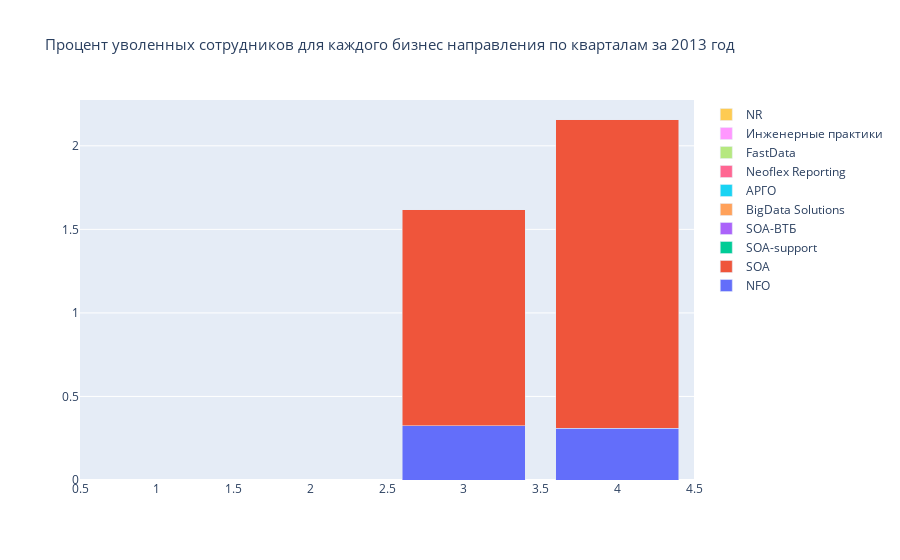
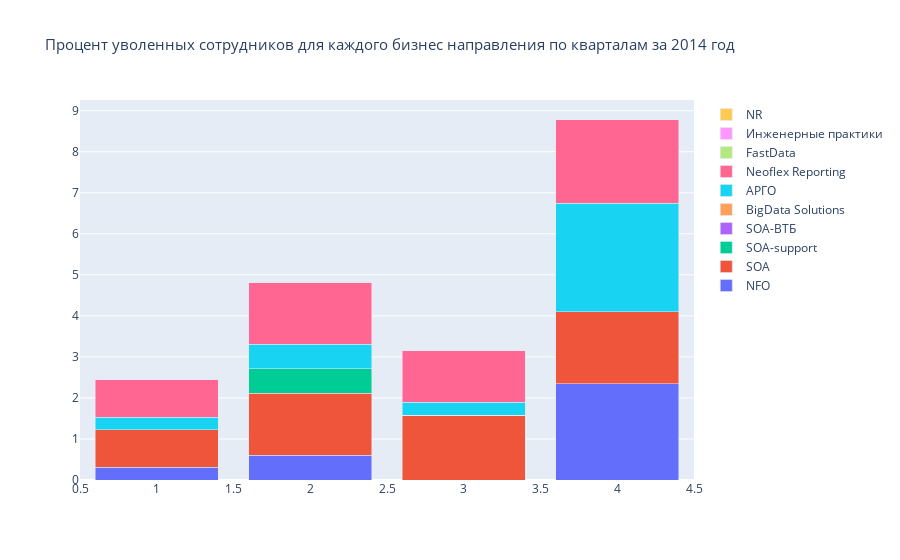
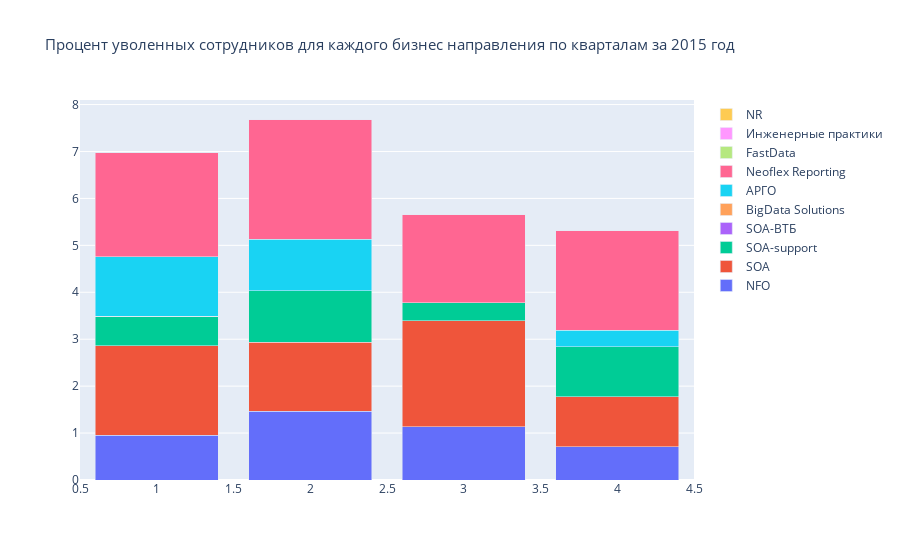
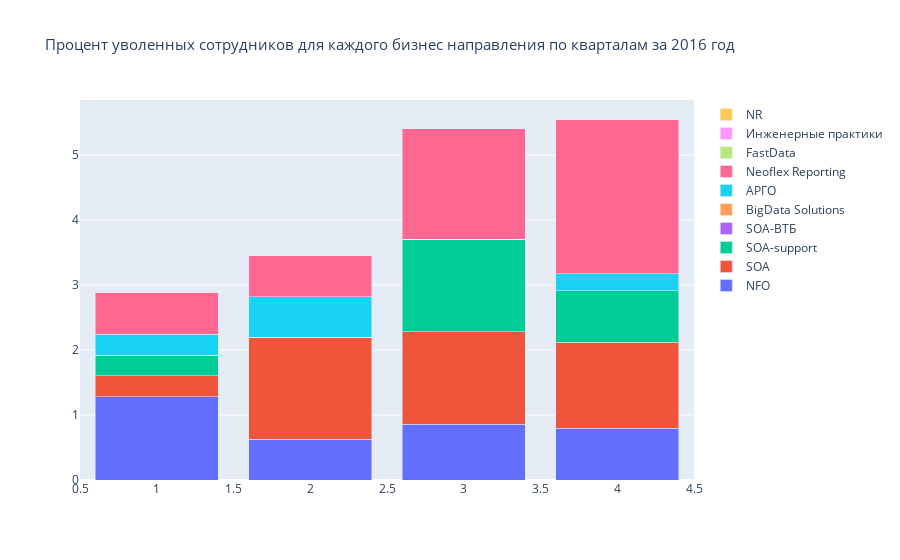

The notebook cell saved with these charts, in order:
### Code cell
for i in np.arange(2013,2022,1):
    #Создаю накопительную гистограмму
    fig = go.Figure()
    for direction in df['БН'].value_counts().index[0:10]:
        fig.add_trace(go.Bar(x = [1,2,3,4], y = func(df, 'БН', direction, i), name=str(direction)))
    
    
    fig.update_layout(title_text="Процент уволенных сотрудников для каждого бизнес направления по кварталам за " +str(i) + ' год',
                  title_font_size=15, barmode='stack')

    fig.show()

### Figure 1 — Plotly figure (JSON) as saved in the notebook; plotly's stock layout.template omitted (floating-point values rounded to 4 significant figures)
{"data": [{"name": "NFO", "type": "bar", "x": [1, 2, 3, 4], "y": [0, 0, 0.3236, 0.3086]}, {"name": "SOA", "type": "bar", "x": [1, 2, 3, 4], "y": [0, 0, 1.294, 1.852]}, {"name": "SOA-support", "type": "bar", "x": [1, 2, 3, 4], "y": [0, 0, 0, 0]}, {"name": "SOA-ВТБ", "type": "bar", "x": [1, 2, 3, 4], "y": [0, 0, 0, 0]}, {"name": "BigData Solutions", "type": "bar", "x": [1, 2, 3, 4], "y": [0, 0, 0, 0]}, {"name": "АРГО", "type": "bar", "x": [1, 2, 3, 4], "y": [0, 0, 0, 0]}, {"name": "Neoflex Reporting", "type": "bar", "x": [1, 2, 3, 4], "y": [0, 0, 0, 0]}, {"name": "FastData", "type": "bar", "x": [1, 2, 3, 4], "y": [0, 0, 0, 0]}, {"name": "Инженерные практики", "type": "bar", "x": [1, 2, 3, 4], "y": [0, 0, 0, 0]}, {"name": "NR", "type": "bar", "x": [1, 2, 3, 4], "y": [0, 0, 0, 0]}], "layout": {"barmode": "stack", "title": {"font": {"size": 15}, "text": "Процент уволенных сотрудников для каждого бизнес направления по кварталам за 2013 год"}}}

### Figure 2 — Plotly figure (JSON) as saved in the notebook; plotly's stock layout.template omitted (floating-point values rounded to 4 significant figures)
{"data": [{"name": "NFO", "type": "bar", "x": [1, 2, 3, 4], "y": [0.3067, 0.6024, 0, 2.346]}, {"name": "SOA", "type": "bar", "x": [1, 2, 3, 4], "y": [0.9202, 1.506, 1.577, 1.76]}, {"name": "SOA-support", "type": "bar", "x": [1, 2, 3, 4], "y": [0, 0.6024, 0, 0]}, {"name": "SOA-ВТБ", "type": "bar", "x": [1, 2, 3, 4], "y": [0, 0, 0, 0]}, {"name": "BigData Solutions", "type": "bar", "x": [1, 2, 3, 4], "y": [0, 0, 0, 0]}, {"name": "АРГО", "type": "bar", "x": [1, 2, 3, 4], "y": [0.3067, 0.6024, 0.3155, 2.639]}, {"name": "Neoflex Reporting", "type": "bar", "x": [1, 2, 3, 4], "y": [0.9202, 1.506, 1.262, 2.053]}, {"name": "FastData", "type": "bar", "x": [1, 2, 3, 4], "y": [0, 0, 0, 0]}, {"name": "Инженерные практики", "type": "bar", "x": [1, 2, 3, 4], "y": [0, 0, 0, 0]}, {"name": "NR", "type": "bar", "x": [1, 2, 3, 4], "y": [0, 0, 0, 0]}], "layout": {"barmode": "stack", "title": {"font": {"size": 15}, "text": "Процент уволенных сотрудников для каждого бизнес направления по кварталам за 2014 год"}}}

### Figure 3 — Plotly figure (JSON) as saved in the notebook; plotly's stock layout.template omitted (floating-point values rounded to 4 significant figures)
{"data": [{"name": "NFO", "type": "bar", "x": [1, 2, 3, 4], "y": [0.9524, 1.465, 1.132, 0.7092]}, {"name": "SOA", "type": "bar", "x": [1, 2, 3, 4], "y": [1.905, 1.465, 2.264, 1.064]}, {"name": "SOA-support", "type": "bar", "x": [1, 2, 3, 4], "y": [0.6349, 1.099, 0.3774, 1.064]}, {"name": "SOA-ВТБ", "type": "bar", "x": [1, 2, 3, 4], "y": [0, 0, 0, 0]}, {"name": "BigData Solutions", "type": "bar", "x": [1, 2, 3, 4], "y": [0, 0, 0, 0]}, {"name": "АРГО", "type": "bar", "x": [1, 2, 3, 4], "y": [1.27, 1.099, 0, 0.3546]}, {"name": "Neoflex Reporting", "type": "bar", "x": [1, 2, 3, 4], "y": [2.222, 2.564, 1.887, 2.128]}, {"name": "FastData", "type": "bar", "x": [1, 2, 3, 4], "y": [0, 0, 0, 0]}, {"name": "Инженерные практики", "type": "bar", "x": [1, 2, 3, 4], "y": [0, 0, 0, 0]}, {"name": "NR", "type": "bar", "x": [1, 2, 3, 4], "y": [0, 0, 0, 0]}], "layout": {"barmode": "stack", "title": {"font": {"size": 15}, "text": "Процент уволенных сотрудников для каждого бизнес направления по кварталам за 2015 год"}}}

### Figure 4 — Plotly figure (JSON) as saved in the notebook; plotly's stock layout.template omitted (floating-point values rounded to 4 significant figures)
{"data": [{"name": "NFO", "type": "bar", "x": [1, 2, 3, 4], "y": [1.282, 0.627, 0.8547, 0.7937]}, {"name": "SOA", "type": "bar", "x": [1, 2, 3, 4], "y": [0.3205, 1.567, 1.425, 1.323]}, {"name": "SOA-support", "type": "bar", "x": [1, 2, 3, 4], "y": [0.3205, 0, 1.425, 0.7937]}, {"name": "SOA-ВТБ", "type": "bar", "x": [1, 2, 3, 4], "y": [0, 0, 0, 0]}, {"name": "BigData Solutions", "type": "bar", "x": [1, 2, 3, 4], "y": [0, 0, 0, 0]}, {"name": "АРГО", "type": "bar", "x": [1, 2, 3, 4], "y": [0.3205, 0.627, 0, 0.2646]}, {"name": "Neoflex Reporting", "type": "bar", "x": [1, 2, 3, 4], "y": [0.641, 0.627, 1.709, 2.381]}, {"name": "FastData", "type": "bar", "x": [1, 2, 3, 4], "y": [0, 0, 0, 0]}, {"name": "Инженерные практики", "type": "bar", "x": [1, 2, 3, 4], "y": [0, 0, 0, 0]}, {"name": "NR", "type": "bar", "x": [1, 2, 3, 4], "y": [0, 0, 0, 0]}], "layout": {"barmode": "stack", "title": {"font": {"size": 15}, "text": "Процент уволенных сотрудников для каждого бизнес направления по кварталам за 2016 год"}}}
